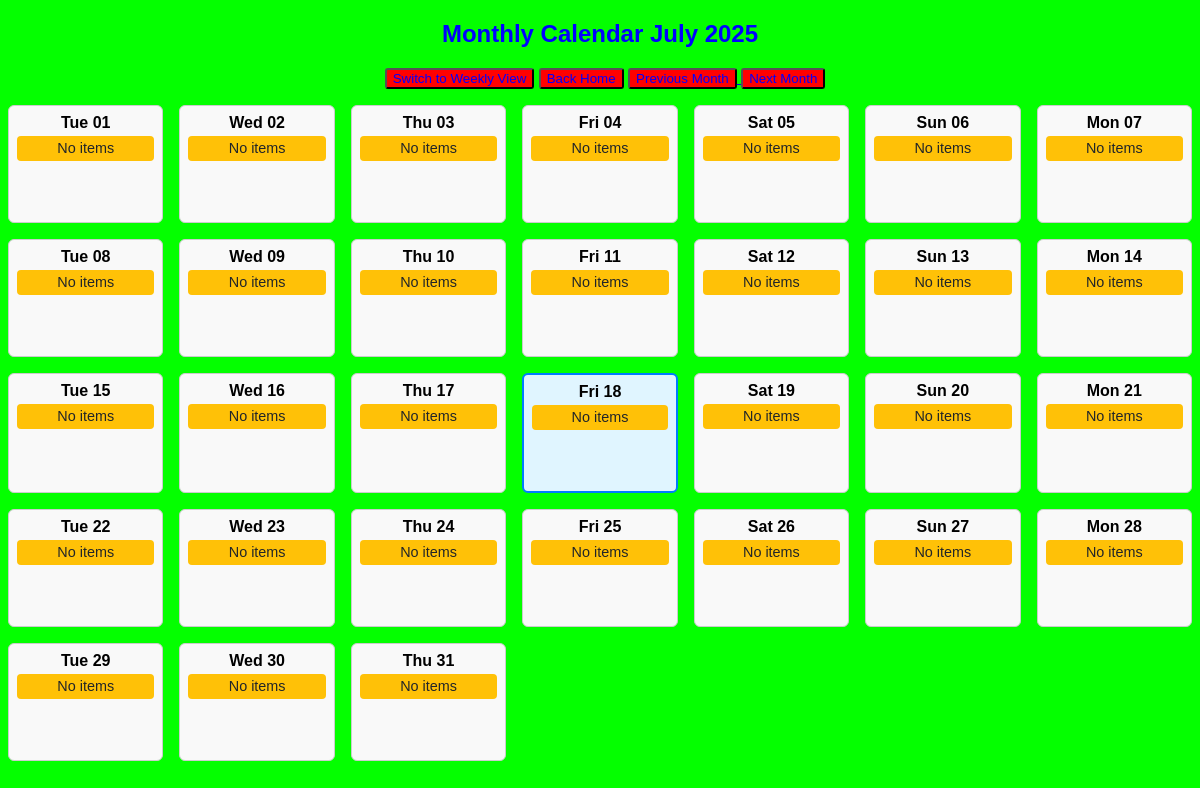
Before: /home/calendar/month (signed in) with the older database file.
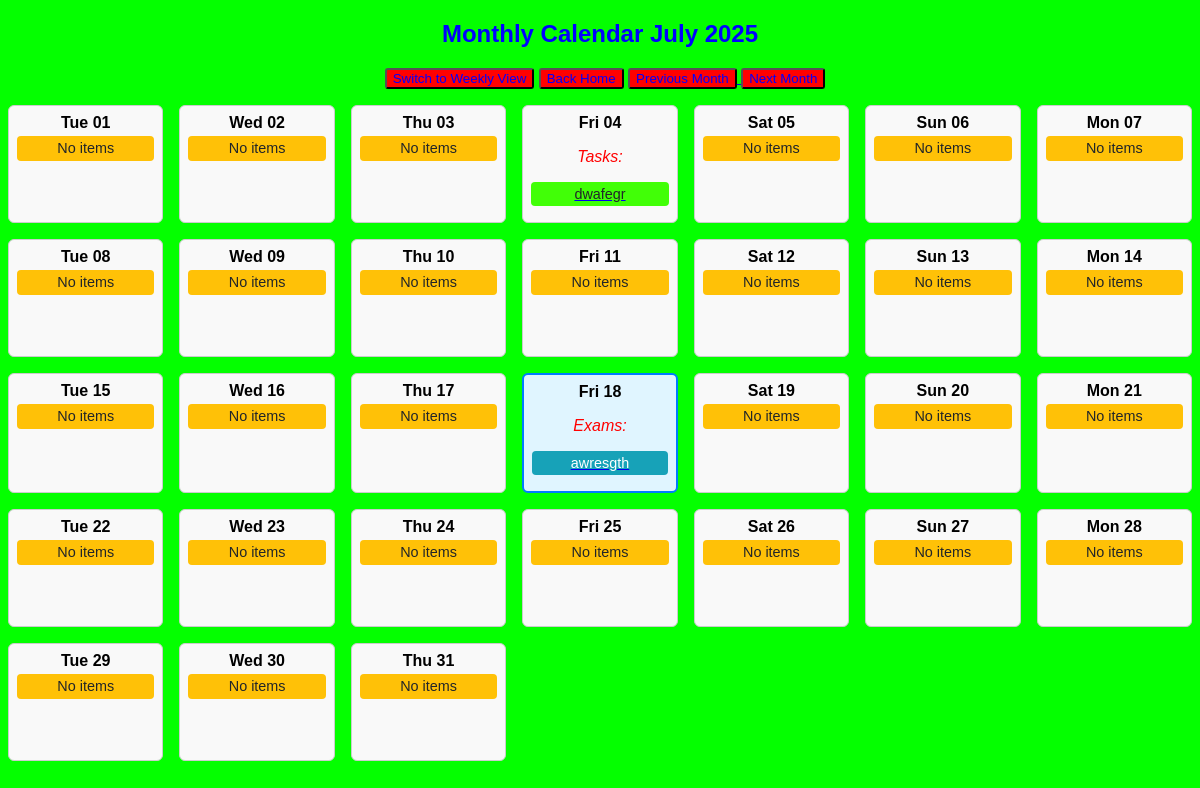
After: the same page with the newer database file.
### models.py (models this page shows)
class Task(db.Model):
    __tablename__ = 'task'
    id = db.Column(db.Integer, primary_key=True)
    name = db.Column(db.String(200), nullable=False)
    type = db.Column(db.String(50), nullable=False)
    subject = db.Column(db.String(100), nullable=True)
    describe = db.Column(db.Text, nullable=True)
    due_date = db.Column(db.DateTime, nullable=True)
    created_at = db.Column(db.DateTime, default=datetime.utcnow)
    completed_at = db.Column(db.DateTime, nullable=True)
    user_id = db.Column(db.Integer, db.ForeignKey('user.id'), nullable=False)

class Exam(db.Model):
    __tablename__ = 'exam'
    id = db.Column(db.Integer, primary_key=True)
    name = db.Column(db.String(100), nullable=False)
    type = db.Column(db.String(50), nullable=False)
    subject = db.Column(db.String(100), nullable=True)
    revision = db.Column(db.Text, nullable=True)
    date = db.Column(db.DateTime, nullable=True)
    room = db.Column(db.String(50), nullable=True)
    created_at_exam = db.Column(db.DateTime, default=datetime.utcnow)
    completed_at_exam = db.Column(db.DateTime, nullable=True)
    owner_id = db.Column(db.Integer, db.ForeignKey('user.id'), nullable=False)

### app.py (the view)
@app.route('/home/calendar/month')
@login_required
def calendar_month():
    month = request.args.get('month', datetime.today().month, type=int)
    year = request.args.get('year', datetime.today().year, type=int)
    prev_month = month - 1 or 12
    prev_year = year - 1 if month == 1 else year
    next_month = month + 1 if month < 12 else 1
    next_year = year + 1 if month == 12 else year
    display_date = datetime(year, month, 1)
    tasks = Task.query.filter_by(owner=current_user).all()
    exams = Exam.query.filter_by(owner=current_user).all()
    calendar_days = generate_month_data(year, month, tasks, exams)
    return render_template(
        'calendar_month.html',
        calendar_days=calendar_days,
        display_date=display_date,
        month=month, year=year,
        prev_month=prev_month, prev_year=prev_year,
        next_month=next_month, next_year=next_year
    )

### app.py (called while the page is built)
@login_manager.user_loader
def load_user(user_id):
    return User.query.get(int(user_id))

### month_calendar.py (called while the page is built)
def generate_month_data(year, month, tasks, exams):
    from calendar import monthrange
    from datetime import date, timedelta
    num_days = monthrange(year, month)[1]
    first_day = date(year, month, 1)
    today = date.today()
    calendar_days = []
    for day_num in range(num_days):
        current_day = first_day + timedelta(days=day_num)
        day_tasks = [t for t in tasks if t.due_date and t.due_date.date() == current_day]
        day_exams = [e for e in exams if e.date and e.date.date() == current_day]
        calendar_days.append({
            'date': current_day,
            'is_today': current_day == today,
            'tasks': day_tasks,
            'exams': day_exams
        })
    return calendar_days

### templates/calendar_month.html (shortened to what this page needs)
<!DOCTYPE html>
<html>
<head>
  <link rel="stylesheet" href="{{ url_for('static', filename='style.css') }}">
</head>
<body>
    <h2>Monthly Calendar {{ display_date.strftime('%B %Y') }}</h2>
  <nav>
    <a href="{{ url_for('calendar_week') }}"><button>Switch to Weekly View</button></a>
    <a href="/home"><button>Back Home</button></a>
    <a href="{{ url_for('calendar_month', month=prev_month, year=prev_year) }}">
        <button>Previous Month</button>
    </a>
    <a href="{{ url_for('calendar_month', month=next_month, year=next_year) }}">
        <button>Next Month</button>
    </a>
  </nav>
  <div class="calendar-grid">
    {% for day in calendar_days %}
      <div class="calendar-cell {% if day.is_today %}today{% endif %}">
        <strong>{{ day.date.strftime('%a %d') }}</strong><br>
        {% if day.exams or day.tasks %}
          {% if day.exams %}
            <p><em>Exams:</em></p>
            {% for exam in day.exams %}
                <a href="{{ url_for('view_exam_from_calendar', exam_id=exam.id, origin='month') }}">
                    <div class="exam-badge">{{ exam.subject }}{% if exam.title %} – {{ exam.title }}{% endif %}</div>
                </a>
            {% endfor %}
          {% endif %}
          {% if day.tasks %}
            <p><em>Tasks:</em></p>
            {% for task in day.tasks %}
                <a href="{{ url_for('view_task', task_id=task.id, origin='month') }}">
                    <div class="task-badge">{{ task.name }}</div>
                </a>
            {% endfor %}
          {% endif %}
        {% else %}
          <div class="task-badge_empty">No items</div>
        {% endif %}
      </div>
    {% endfor %}
  </div>
</body>
</html>

Changed rows visible on the page:
added Task: name "dwafegr"
added Exam: subject "awresgth"
Other visible differences:
list line gone: "No items"
new list line: "Tasks:"
new list line: "Exams:"
